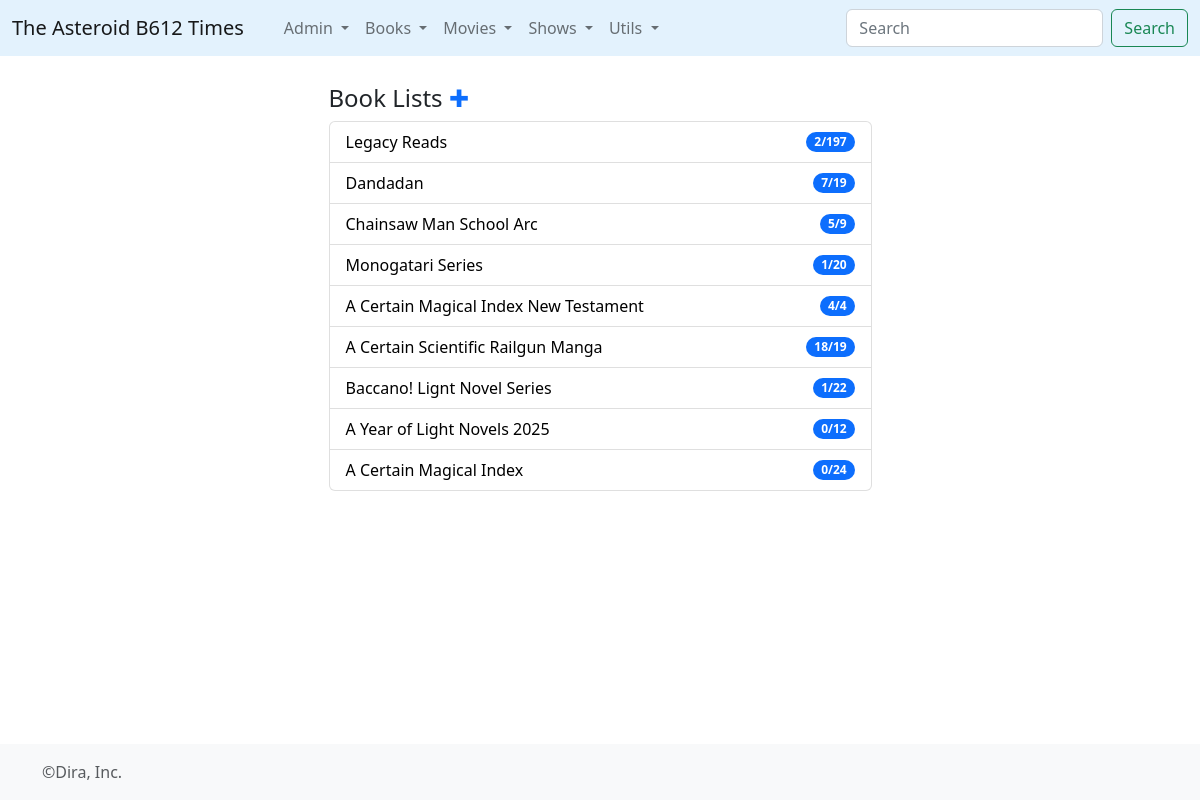
The page /booklists/ on the database its author committed.
### times/models.py (models this page shows, shortened)
class BookList(models.Model):
	listname = models.CharField(max_length=500)
	date_created = models.DateField(auto_now=True)
	listinfo = models.TextField()
	tipo = models.IntegerField(default=0)
	@property
	def conteo(self):
		cont = RelBookList.objects.filter(blist=self).count()
		return cont
	@property
	def lecturas(self):
		n_lecturas = RelBookList.objects.filter(blist=self, bbook__consumo__finish_d__gt=self.date_created).count()
		return n_lecturas

### times/views.py (the view)
# urls.py: path('booklists/', views.booklists, name='booklists'),
def booklists(request):
	listas = BookList.objects.raw("""
                select
                a.*
                from
                times_booklist a
                left join (
                select
                    a.blist_id,
                    max(c.finish_d) max_f
                from
                    times_relbooklist a
                    inner join times_book b
                    on a.bbook_id = b.id
                    inner join times_consumo c
                    on b.id = volume_id
                group by
                    a.blist_id ) b
                on a.id = b.blist_id
                order by
                ifnull(b.max_f,'1999-12-31') desc, a.id desc
	""")
	return render(request,'booklists.html',{'listas':listas})

### times/templates/booklists.html (shortened to what this page needs)
{% extends 'base_forms.html' %}
{% block contenido %}
<article>
	<h4>Book Lists <a href="/addbookcoleccion" style="text-decoration:none;">&#x271A;</a></h4>
	  <ul class="list-group">
        {% for l in listas %}
          <li class="list-group-item d-flex justify-content-between align-items-center">
          <a href="{% url 'booklist' l.id %}" style="color:black; text-decoration: none;"> {{l.listname}}</a>
            <span class="badge bg-primary rounded-pill">{{l.lecturas}}/{{l.conteo}}</span>
          </li>
        {% endfor %}
      </ul>
</article>
<br>
{% endblock%}

### rows shown on the page
BookList: listname "Legacy Reads", lecturas "2", conteo "197"
BookList: listname "Dandadan", lecturas "7", conteo "19"
BookList: listname "Chainsaw Man School Arc", lecturas "5", conteo "9"
BookList: listname "Monogatari Series", lecturas "1", conteo "20"
BookList: listname "A Certain Magical Index New Testament", lecturas "4", conteo "4"
BookList: listname "A Certain Scientific Railgun Manga", lecturas "18", conteo "19"
BookList: listname "Baccano! Lignt Novel Series", lecturas "1", conteo "22"
BookList: listname "A Year of Light Novels 2025", lecturas "0", conteo "12"
BookList: listname "A Certain Magical Index", lecturas "0", conteo "24"
